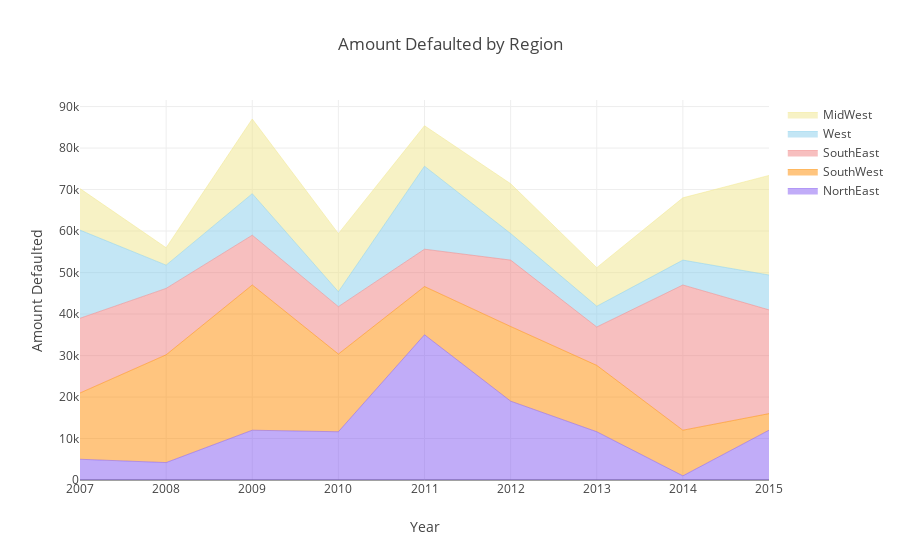

Notebook code for this chart:
### Code cell
NorthEast_defaults = go.Scatter(
    x= year,
    y= y0_stck,
    text=y0_txt,
    hoverinfo='x+text',
    name='NorthEast',
    mode= 'lines',
    line=dict(width=0.5,
             color='rgb(131, 90, 241)'),
    fill='tonexty'
)
SouthWest_defaults = go.Scatter(
    x=year,
    y=y1_stck,
    text=y1_txt,
    hoverinfo='x+text',
    name='SouthWest',
    mode= 'lines',
    line=dict(width=0.5,
             color='rgb(255, 140, 0)'),
    fill='tonexty'
)

SouthEast_defaults = go.Scatter(
    x= year,
    y= y2_stck,
    text=y2_txt,
    hoverinfo='x+text',
    name='SouthEast',
    mode= 'lines',
    line=dict(width=0.5,
             color='rgb(240, 128, 128)'),
    fill='tonexty'
)

West_defaults = go.Scatter(
    x= year,
    y= y3_stck,
    text=y3_txt,
    hoverinfo='x+text',
    name='West',
    mode= 'lines',
    line=dict(width=0.5,
             color='rgb(135, 206, 235)'),
    fill='tonexty'
    )

MidWest_defaults = go.Scatter(
    x= year,
    y= y4_stck,
    text=y4_txt,
    hoverinfo='x+text',
    name='MidWest',
    mode= 'lines',
    line=dict(width=0.5,
             color='rgb(240, 230, 140)'),
    fill='tonexty'
    )


data = [NorthEast_defaults, SouthWest_defaults, SouthEast_defaults, West_defaults, MidWest_defaults]

layout = dict(title = 'Amount Defaulted by Region',
              xaxis = dict(title = 'Year'),
              yaxis = dict(title = 'Amount Defaulted')
             )
fig = dict(data=data, layout=layout)
              
iplot(fig, filename='basic-area-no-bound')

### Figure 1 — Plotly figure (JSON) as saved in the notebook; plotly's stock layout.template omitted (floating-point values rounded to 4 significant figures; data arrays with more than 128 entries replaced by an {"elided": "..."} marker saying what was removed)
{"data": [{"fill": "tonexty", "hoverinfo": "x+text", "line": {"color": "rgb(131, 90, 241)", "width": 0.5}, "mode": "lines", "name": "NorthEast", "text": {"elided": "263 str values"}, "type": "scatter", "uid": "be5a192f-0b05-45c8-ab7c-199607950d98", "x": [2007, 2008, 2009, 2010, 2011, 2012, 2013, 2014, 2015], "y": {"elided": "263 int values"}}, {"fill": "tonexty", "hoverinfo": "x+text", "line": {"color": "rgb(255, 140, 0)", "width": 0.5}, "mode": "lines", "name": "SouthWest", "text": {"elided": "166 str values"}, "type": "scatter", "uid": "86679ce8-9f71-4fce-a27d-4e818febe7b4", "x": [2007, 2008, 2009, 2010, 2011, 2012, 2013, 2014, 2015], "y": {"elided": "166 int values"}}, {"fill": "tonexty", "hoverinfo": "x+text", "line": {"color": "rgb(240, 128, 128)", "width": 0.5}, "mode": "lines", "name": "SouthEast", "text": {"elided": "297 str values"}, "type": "scatter", "uid": "a0a31206-6f39-47c0-acec-be173fa15d94", "x": [2007, 2008, 2009, 2010, 2011, 2012, 2013, 2014, 2015], "y": {"elided": "166 int values"}}, {"fill": "tonexty", "hoverinfo": "x+text", "line": {"color": "rgb(135, 206, 235)", "width": 0.5}, "mode": "lines", "name": "West", "text": {"elided": "318 str values"}, "type": "scatter", "uid": "76273de7-6645-49c0-bef1-7533be150c56", "x": [2007, 2008, 2009, 2010, 2011, 2012, 2013, 2014, 2015], "y": {"elided": "166 int values"}}, {"fill": "tonexty", "hoverinfo": "x+text", "line": {"color": "rgb(240, 230, 140)", "width": 0.5}, "mode": "lines", "name": "MidWest", "text": {"elided": "175 str values"}, "type": "scatter", "uid": "4e4c71b9-36b5-4d74-a506-465e4639a17f", "x": [2007, 2008, 2009, 2010, 2011, 2012, 2013, 2014, 2015], "y": {"elided": "166 int values"}}], "layout": {"title": {"text": "Amount Defaulted by Region"}, "xaxis": {"title": {"text": "Year"}}, "yaxis": {"title": {"text": "Amount Defaulted"}}}}
